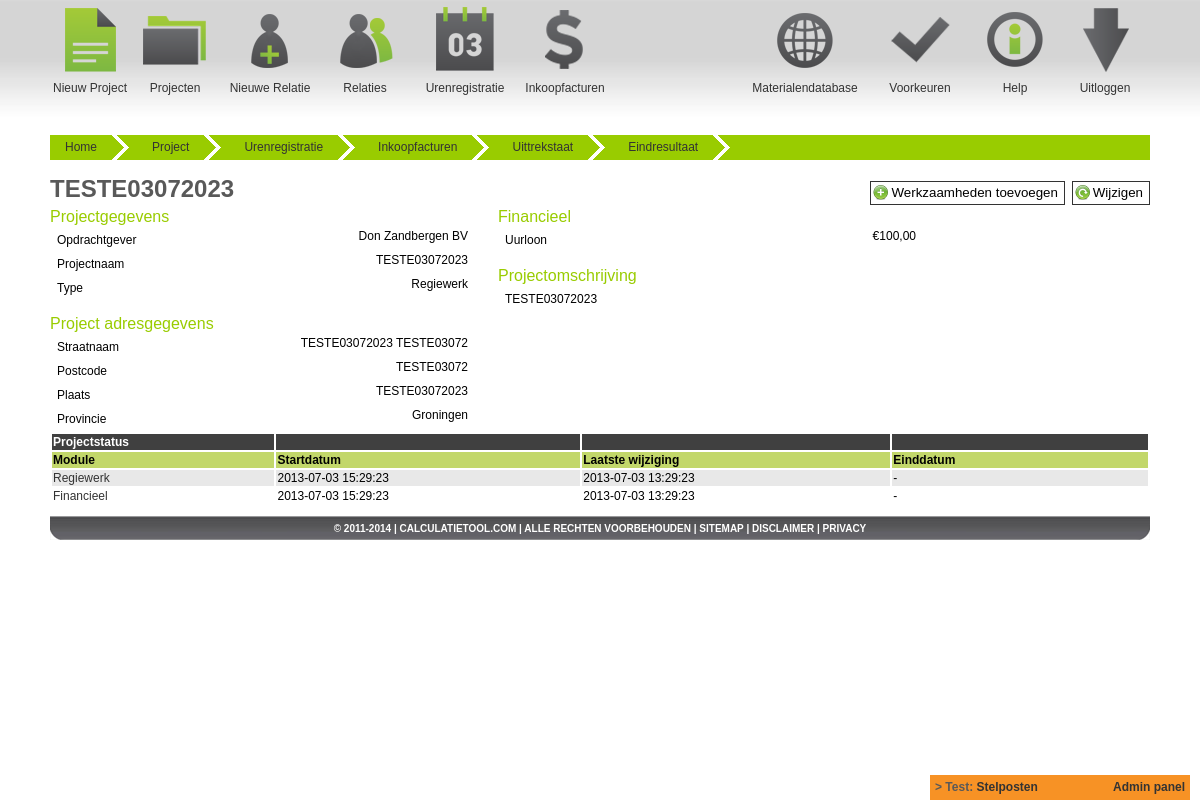
/calctool/main/index.php?p_id=104&r_id=9018 (signed in), run on the app's committed database.
### tables this page shows
CREATE TABLE `tbl_backlog` (
  `Backlog_id` int(10) NOT NULL AUTO_INCREMENT,
  `Create_date` datetime NOT NULL,
  `Timestamp_date` timestamp NOT NULL DEFAULT CURRENT_TIMESTAMP ON UPDATE CURRENT_TIMESTAMP,
  `User_id` int(11) NOT NULL,
  `Status` enum('Todo','Now','Test','Done') NOT NULL DEFAULT 'Todo',
  `Subject` varchar(20) DEFAULT NULL,
  `Description` text,
  PRIMARY KEY (`Backlog_id`),
  KEY `FK_tbl_backlog_tbl_user` (`User_id`),
  CONSTRAINT `FK_tbl_backlog_tbl_user` FOREIGN KEY (`User_id`) REFERENCES `tbl_user` (`User_id`) ON UPDATE CASCADE
);

CREATE TABLE `tbl_project` (
  `Project_id` int(11) NOT NULL AUTO_INCREMENT,
  `Create_date` datetime NOT NULL,
  `Timestamp_date` timestamp NOT NULL DEFAULT CURRENT_TIMESTAMP ON UPDATE CURRENT_TIMESTAMP,
  `User_id` int(11) NOT NULL,
  `Client_relation_id` int(11) NOT NULL,
  `Project_type_id` int(11) NOT NULL,
  `Tax_salary_id` int(11) NOT NULL,
  `Tax_other_id` int(11) NOT NULL,
  `Status_id` int(11) NOT NULL DEFAULT '10',
  `Finish_date` int(11) unsigned DEFAULT NULL,
  `Name` char(50) NOT NULL,
  `Address` char(100) DEFAULT NULL,
  `Address_number` char(10) DEFAULT NULL,
  `Zipcode` char(10) DEFAULT NULL,
  `City` char(80) DEFAULT NULL,
  `State_id` int(11) NOT NULL,
  `Hour_salary` double unsigned NOT NULL,
  `Profit_material` int(11) unsigned NOT NULL,
  `Profit_physical` int(11) unsigned NOT NULL,
  `Profit_third` int(11) unsigned NOT NULL,
  `Description` varchar(600) DEFAULT NULL,
  PRIMARY KEY (`Project_id`),
  KEY `FK_tbl_project_tbl_project_type` (`Project_type_id`),
  KEY `FK_tbl_project_tbl_user` (`User_id`),
  KEY `FK_tbl_project_tbl_state` (`State_id`),
  KEY `FK_tbl_project_tbl_relation` (`Client_relation_id`),
  KEY `FK_tbl_project_tbl_project_status` (`Status_id`),
  KEY `FK_tbl_project_tbl_tax` (`Tax_salary_id`),
  KEY `FK_tbl_project_tbl_tax_2` (`Tax_other_id`),
  CONSTRAINT `FK_tbl_project_tbl_project_status` FOREIGN KEY (`Status_id`) REFERENCES `tbl_project_status` (`Project_status_id`) ON UPDATE CASCADE,
  CONSTRAINT `FK_tbl_project_tbl_project_type` FOREIGN KEY (`Project_type_id`) REFERENCES `tbl_project_type` (`Project_type_id`) ON UPDATE CASCADE,
  CONSTRAINT `FK_tbl_project_tbl_relation` FOREIGN KEY (`Client_relation_id`) REFERENCES `tbl_relation` (`Relation_id`) ON UPDATE CASCADE,
  CONSTRAINT `FK_tbl_project_tbl_state` FOREIGN KEY (`State_id`) REFERENCES `tbl_state` (`State_id`) ON UPDATE CASCADE,
  CONSTRAINT `FK_tbl_project_tbl_tax` FOREIGN KEY (`Tax_salary_id`) REFERENCES `tbl_tax` (`Tax_id`) ON UPDATE CASCADE,
  CONSTRAINT `FK_tbl_project_tbl_tax_2` FOREIGN KEY (`Tax_other_id`) REFERENCES `tbl_tax` (`Tax_id`) ON UPDATE CASCADE,
  CONSTRAINT `FK_tbl_project_tbl_user` FOREIGN KEY (`User_id`) REFERENCES `tbl_user` (`User_id`) ON UPDATE CASCADE
);

CREATE TABLE `tbl_relation` (
  `Relation_id` int(11) NOT NULL AUTO_INCREMENT,
  `Create_date` datetime NOT NULL,
  `Timestamp_date` timestamp NOT NULL DEFAULT CURRENT_TIMESTAMP ON UPDATE CURRENT_TIMESTAMP,
  `User_id` int(11) NOT NULL DEFAULT '0',
  `Relation_type_id` int(11) NOT NULL,
  `Relation_business_type_id` int(11) NOT NULL,
  `Resource_id` int(11) DEFAULT NULL,
  `Company_name` varchar(80) NOT NULL,
  `Contact_name` char(50) NOT NULL,
  `Contact_first_name` char(50) NOT NULL,
  `Address` char(100) NOT NULL,
  `Address_number` char(10) NOT NULL,
  `Zipcode` char(10) NOT NULL,
  `City` char(80) NOT NULL,
  `State_id` int(11) NOT NULL,
  `KVK` int(11) DEFAULT NULL,
  `BTW_number` char(50) DEFAULT NULL,
  `IBAN` char(34) DEFAULT NULL,
  `debit_number` char(50) DEFAULT NULL,
  `Phone_1` char(15) DEFAULT NULL,
  `Phone_2` char(15) DEFAULT NULL,
  `Email_1` char(150) DEFAULT NULL,
  `Comment` text,
  PRIMARY KEY (`Relation_id`),
  KEY `FK_tbl_relation_tbl_relation_type` (`Relation_type_id`),
  KEY `FK_tbl_relation_tbl_user` (`User_id`),
  KEY `FK_tbl_relation_tbl_province` (`State_id`),
  KEY `FK_tbl_relation_tbl_relation_business_type` (`Relation_business_type_id`),
  KEY `FK_tbl_relation_tbl_resource` (`Resource_id`),
  CONSTRAINT `FK_tbl_relation_tbl_relation_business_type` FOREIGN KEY (`Relation_business_type_id`) REFERENCES `tbl_relation_business_type` (`Relation_business_type_id`) ON UPDATE CASCADE,
  CONSTRAINT `FK_tbl_relation_tbl_relation_type` FOREIGN KEY (`Relation_type_id`) REFERENCES `tbl_relation_type` (`Relation_type_id`) ON UPDATE CASCADE,
  CONSTRAINT `FK_tbl_relation_tbl_resource` FOREIGN KEY (`Resource_id`) REFERENCES `tbl_resource` (`Resource_id`) ON UPDATE CASCADE,
  CONSTRAINT `FK_tbl_relation_tbl_state` FOREIGN KEY (`State_id`) REFERENCES `tbl_state` (`State_id`) ON UPDATE CASCADE,
  CONSTRAINT `FK_tbl_relation_tbl_user` FOREIGN KEY (`User_id`) REFERENCES `tbl_user` (`User_id`) ON UPDATE CASCADE
);

CREATE TABLE `tbl_project_type` (
  `Project_type_id` int(11) NOT NULL AUTO_INCREMENT,
  `Create_date` datetime NOT NULL,
  `Timestamp_date` timestamp NOT NULL DEFAULT CURRENT_TIMESTAMP ON UPDATE CURRENT_TIMESTAMP,
  `Type` char(50) NOT NULL,
  PRIMARY KEY (`Project_type_id`)
);

CREATE TABLE `tbl_state` (
  `State_id` int(11) NOT NULL AUTO_INCREMENT,
  `Create_date` datetime NOT NULL,
  `Timestamp_date` timestamp NOT NULL DEFAULT CURRENT_TIMESTAMP ON UPDATE CURRENT_TIMESTAMP,
  `State` char(50) NOT NULL,
  PRIMARY KEY (`State_id`)
);

CREATE TABLE `tbl_project_module` (
  `Project_module_id` int(11) NOT NULL AUTO_INCREMENT,
  `Project_id` int(11) NOT NULL,
  `Module_id` int(11) NOT NULL,
  `Module_start_date` datetime DEFAULT NULL,
  `Module_timestamp_date` timestamp NULL DEFAULT CURRENT_TIMESTAMP ON UPDATE CURRENT_TIMESTAMP,
  `Module_finish_date` datetime DEFAULT NULL,
  PRIMARY KEY (`Project_module_id`),
  KEY `FK_tbl_project_module_tbl_project` (`Project_id`),
  KEY `FK_tbl_project_module_tbl_modules` (`Module_id`),
  CONSTRAINT `FK_tbl_project_module_tbl_modules` FOREIGN KEY (`Module_id`) REFERENCES `tbl_modules` (`Module_id`) ON UPDATE CASCADE,
  CONSTRAINT `FK_tbl_project_module_tbl_project` FOREIGN KEY (`Project_id`) REFERENCES `tbl_project` (`Project_id`) ON DELETE CASCADE ON UPDATE CASCADE
);

CREATE TABLE `tbl_modules` (
  `Module_id` int(10) NOT NULL AUTO_INCREMENT,
  `Create_date` datetime NOT NULL,
  `Timestamp_date` timestamp NOT NULL DEFAULT CURRENT_TIMESTAMP ON UPDATE CURRENT_TIMESTAMP,
  `Module` char(50) DEFAULT NULL,
  PRIMARY KEY (`Module_id`)
);

CREATE TABLE `tbl_option` (
  `Options_id` int(11) NOT NULL AUTO_INCREMENT,
  `Create_date` datetime NOT NULL,
  `Timestamp_date` timestamp NOT NULL DEFAULT CURRENT_TIMESTAMP ON UPDATE CURRENT_TIMESTAMP,
  `Group_id` int(11) NOT NULL DEFAULT '0',
  `Option_name` varchar(50) DEFAULT NULL,
  `Option_value` text,
  PRIMARY KEY (`Options_id`),
  KEY `FK_tbl_option_tbl_option_group` (`Group_id`),
  CONSTRAINT `FK_tbl_option_tbl_option_group` FOREIGN KEY (`Group_id`) REFERENCES `tbl_option_group` (`Options_group_id`) ON UPDATE CASCADE
);

### calctool/main/index.php (the view, shortened to what the rows shown need)
<?php
include("../inc/switchboard.php");
$user_id = mysql_real_escape_string($_SESSION['SES_User_id']);
$rs_opt_footer_result = mysql_query("SELECT Option_value FROM tbl_option WHERE Option_name='website_footer' LIMIT 1") or die("Error: " . mysql_error());
$rs_opt_footer_row = mysql_fetch_assoc($rs_opt_footer_result);
$rs_backlog_all_result = mysql_query("SELECT *, UNIX_TIMESTAMP(Timestamp_date) AS t_date FROM tbl_backlog WHERE Status != 'Todo' ORDER BY Status ASC, Create_date DESC LIMIT 1") or die("Error: " . mysql_error());
$rs_backlog_all_row = mysql_fetch_assoc($rs_backlog_all_result);
?>
<!DOCTYPE html PUBLIC "-//W3C//DTD XHTML 1.0 Transitional//EN" "http://www.w3.org/TR/xhtml1/DTD/xhtml1-transitional.dtd">
<html xmlns="http://www.w3.org/1999/xhtml">
<head>
        <link href="../css/main_new.css" rel="stylesheet" type="text/css" media="screen" />
        <link href="../css/slider.css" rel="stylesheet" type="text/css" media="screen" />
        <link href="../css/tooltip.css" rel="stylesheet" type="text/css" media="screen" />
        <link rel="stylesheet" href="//ajax.googleapis.com/ajax/libs/jqueryui/1.10.1/themes/base/jquery-ui.css" />
</head>
<body>
<div style="z-index:10000; width:250px; height:15px; background-color:#F79225; position:fixed; right:10px; bottom:0px; color:#595959; font-weight:bold; padding:5px;">
	<span>&gt;&nbsp;<?php echo $rs_backlog_all_row['Status'].': <a href="?p_id=1101">'.$rs_backlog_all_row['Subject'].'</a>'; ?></span>
	<span style="float:right"><a href="?p_id=1100">Admin panel</a></span>
</div>
<div id="wrapper">
	<div id="page">
		<?php
		include($inc_page);
		?>
	</div>
	<div id="content-footer">
		<div id="footer"><?php echo $rs_opt_footer_row['Option_value']; ?></div>
	</div>
</div>
</body>
</html>

### calctool/main/project/details.inc.php (shortened to what the rows shown need)
<?php
$project_id = mysql_real_escape_string($_GET['r_id']);
$rs_project_detail_qry = sprintf("SELECT p.*, r.Company_name, t.Type, s.State, x.Tax AS Tax_salary, y.Tax AS Tax_other FROM tbl_project AS p JOIN tbl_relation AS r ON r.Relation_id=p.Client_relation_id JOIN tbl_project_type AS t ON t.Project_type_id=p.Project_type_id JOIN tbl_state AS s ON s.State_id=p.State_id JOIN tbl_tax AS x ON x.Tax_id=p.Tax_salary_id JOIN tbl_tax AS y ON y.Tax_id=p.Tax_other_id WHERE p.Project_id='%s' AND p.User_id='%s' LIMIT 1", $project_id, $user_id);
$rs_project_detail_result = mysql_query($rs_project_detail_qry) or die("Error: " . mysql_error());
$rs_project_detail_row = mysql_fetch_assoc($rs_project_detail_result);
$rs_project_module_qry = sprintf("SELECT p.*, m.Module FROM tbl_project_module AS p JOIN tbl_modules AS m ON m.Module_id=p.Module_id WHERE p.Project_id='%s'", $rs_project_detail_row['Project_id']);
$rs_project_module_result = mysql_query($rs_project_module_qry) or die("Error: " . mysql_error());
?>
<?php if(!$hide_page){ ?>
<div id="page-bgtop">
	<div id="title">
		<div style="float:right">
			<input style="height: 24px; background: #FFF url('../images/add.png') no-repeat top left; padding-left: 20px; background-size: 16px; background-position-x: 2px; background-position-y: 2px;" onclick="window.open('/maintoolv2/chapter-mgr/?r_id=<?php echo $rs_project_detail_row['Project_id']; ?>','Werkzaamheden','width=800,height=600,scrollbars=yes,toolbar=no,location=no'); return false" type="button" value="Werkzaamheden toevoegen" />
			<input style="height: 24px; background: #FFF url('../images/change.png') no-repeat top left; padding-left: 20px; background-size: 16px; background-position-x: 2px; background-position-y: 2px;" onclick="window.location='?p_id=109&r_id=<?php echo $_GET['r_id']; ?>'" type="button" value="Wijzigen" />
		</div>
		<span><?php echo $rs_project_detail_row['Name']; ?></span>
	</div>
	<div id="content-left">
		<div id="intern">
			<div class="details-head">Projectgegevens</div>
			<div class="details">
				<div class="details-container">
					<div class="details-ctr-left">Opdrachtgever</div>
					<div class="details-ctr-right"><?php echo $rs_project_detail_row['Company_name']; ?></div>
				</div>
			</div>
			<div class="details">
				<div class="details-container">
					<div class="details-ctr-left">Projectnaam</div>
					<div class="details-ctr-right"><?php echo $rs_project_detail_row['Name']; ?></div>
				</div>
			</div>
			<div class="details">
				<div class="details-container">
					<div class="details-ctr-left">Type</div>
					<div class="details-ctr-right"><?php echo $rs_project_detail_row['Type']; ?></div>
				</div>
			</div>
			<div class="details">&nbsp;</div>
			<div class="details-head">Project adresgegevens</div>
			<div class="details">
				<div class="details-container">
					<div class="details-ctr-left">Straatnaam</div>
					<div class="details-ctr-right"><?php echo $rs_project_detail_row['Address'].' '.$rs_project_detail_row['Address_number']; ?></div>
				</div>
			</div>
			<div class="details">
				<div class="details-container">
					<div class="details-ctr-left">Postcode</div>
					<div class="details-ctr-right"><?php echo $rs_project_detail_row['Zipcode']; ?></div>
				</div>
			</div>
			<div class="details">
				<div class="details-container">
					<div class="details-ctr-left">Plaats</div>
					<div class="details-ctr-right"><?php echo $rs_project_detail_row['City']; ?></div>
				</div>
			</div>
			<div class="details">
				<div class="details-container">
					<div class="details-ctr-left">Provincie</div>
					<div class="details-ctr-right"><?php echo $rs_project_detail_row['State']; ?></div>
				</div>
			</div>
		</div>
	</div>
	<div id="content-left-sec">
		<div id="intern">
			<div class="details-head">Financieel</div>
			<div class="details">
				<div class="details-container">
					<div class="details-ctr-left">Uurloon</div>
					<div class="details-ctr-right">&euro;<?php echo number_format($rs_project_detail_row['Hour_salary'], 2, ',', '.'); ?></div>
				</div>
			</div>
			<div class="details">&nbsp;</div>
			<div class="details-head">Projectomschrijving</div>
			<div class="details">
				<div class="details-ctr-left"><?php echo $rs_project_detail_row['Description']; ?></div>
			</div>
		</div>
	</div>
	<table width="100%" border="0">
		<tr class="tbl-head">
			<td>Projectstatus</td>
			<td>&nbsp;</td>
			<td>&nbsp;</td>
			<td>&nbsp;</td>
		</tr>
		<tr class="tbl-subhead">
			<td width="206">Module</td>
			<td width="282">Startdatum</td>
			<td width="286">Laatste wijziging</td>
			<td width="237">Einddatum</td>
		</tr>
		<?php $i=0; while($rs_project_module_row = mysql_fetch_assoc($rs_project_module_result)){ $i++; ?>
		<tr class="<?php if($i%2){ echo "tbl-odd"; }else{ echo "tbl-even"; } ?>">
			<td><a href="#p_id=20&r_id=<?php echo $rs_project_all_row['Project_id']; ?>"><?php echo $rs_project_module_row['Module']; ?></a></td>
			<td><?php if($rs_project_module_row['Module_start_date']){ echo $rs_project_module_row['Module_start_date']; }else{ echo "-"; } ?></td>
			<td><?php if($rs_project_module_row['Module_timestamp_date'] != $rs_project_module_row['Module_start_date']){ echo $rs_project_module_row['Module_timestamp_date']; }else{ echo "-"; } ?></td>
			<td><?php if($rs_project_module_row['Module_finish_date']){ echo $rs_project_module_row['Module_finish_date']; }else{ echo "-"; } ?></td>
		</tr>
		<?php } ?>
	</table>
	<div style="clear: both; font-size:9px">&nbsp;</div>
</div>
<?php } ?>

### data on the page
tbl_backlog: Status "Test", Subject "Stelposten"
tbl_project: Name "TESTE03072023", Client_relation.Company_name "Don Zandbergen BV", Project_type.Type "Regiewerk", Address "TESTE03072023", Address_number "TESTE03072", Zipcode "TESTE03072", City "TESTE03072023", State.State "Groningen", Hour_salary "100,00", Description "TESTE03072023"
tbl_project_module: Module.Module "Regiewerk", Module_start_date "2013-07-03 15:29:23", Module_timestamp_date "2013-07-03 13:29:23"
tbl_project_module: Module.Module "Financieel", Module_start_date "2013-07-03 15:29:23", Module_timestamp_date "2013-07-03 13:29:23"
tbl_option: Option_value "© 2011-2014 | CALCULATIETOOL.COM | ALLE RECHTEN VOORBEHOUDEN | SITEMAP | DISCLAIMER | PRIVACY"
